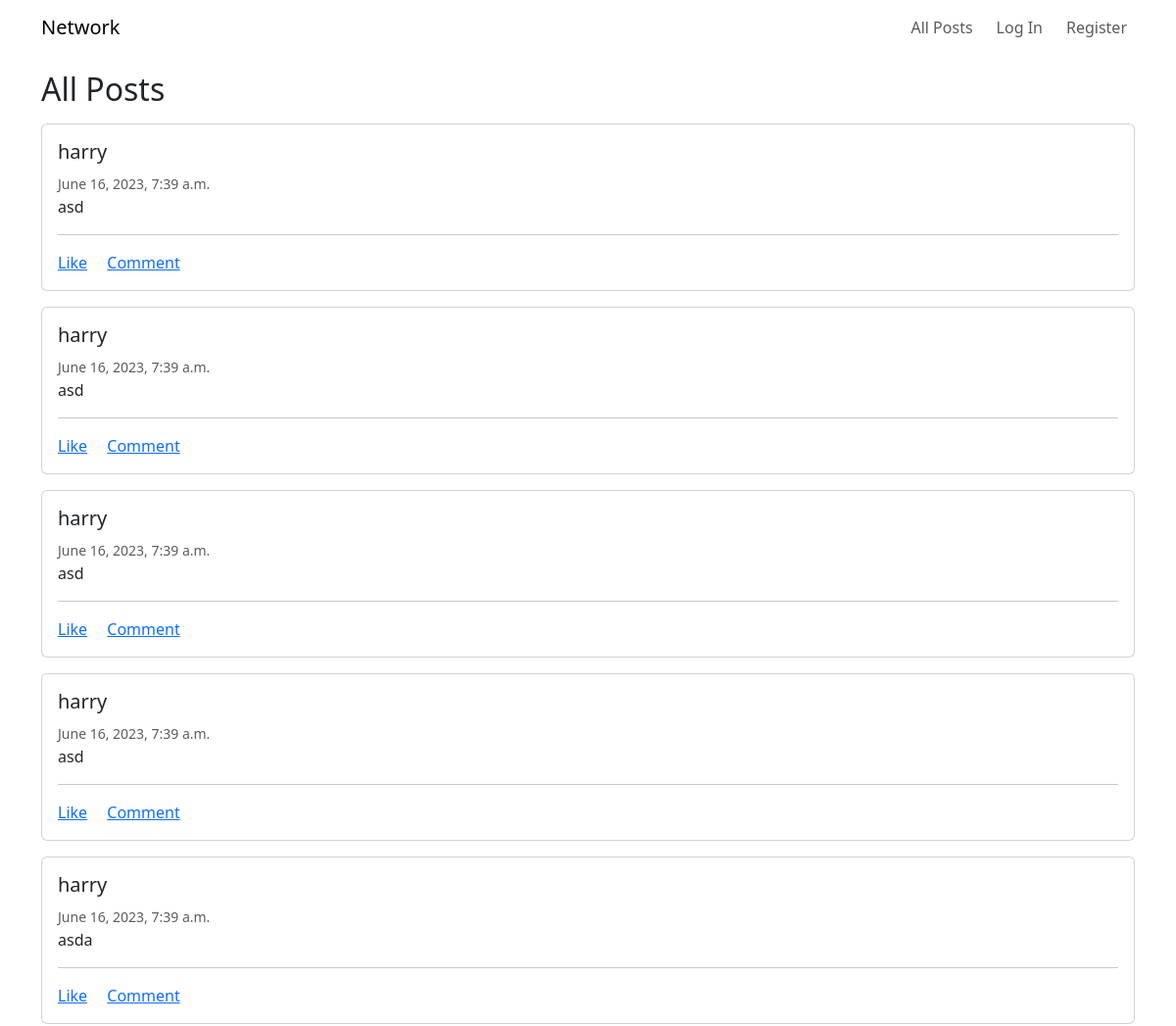
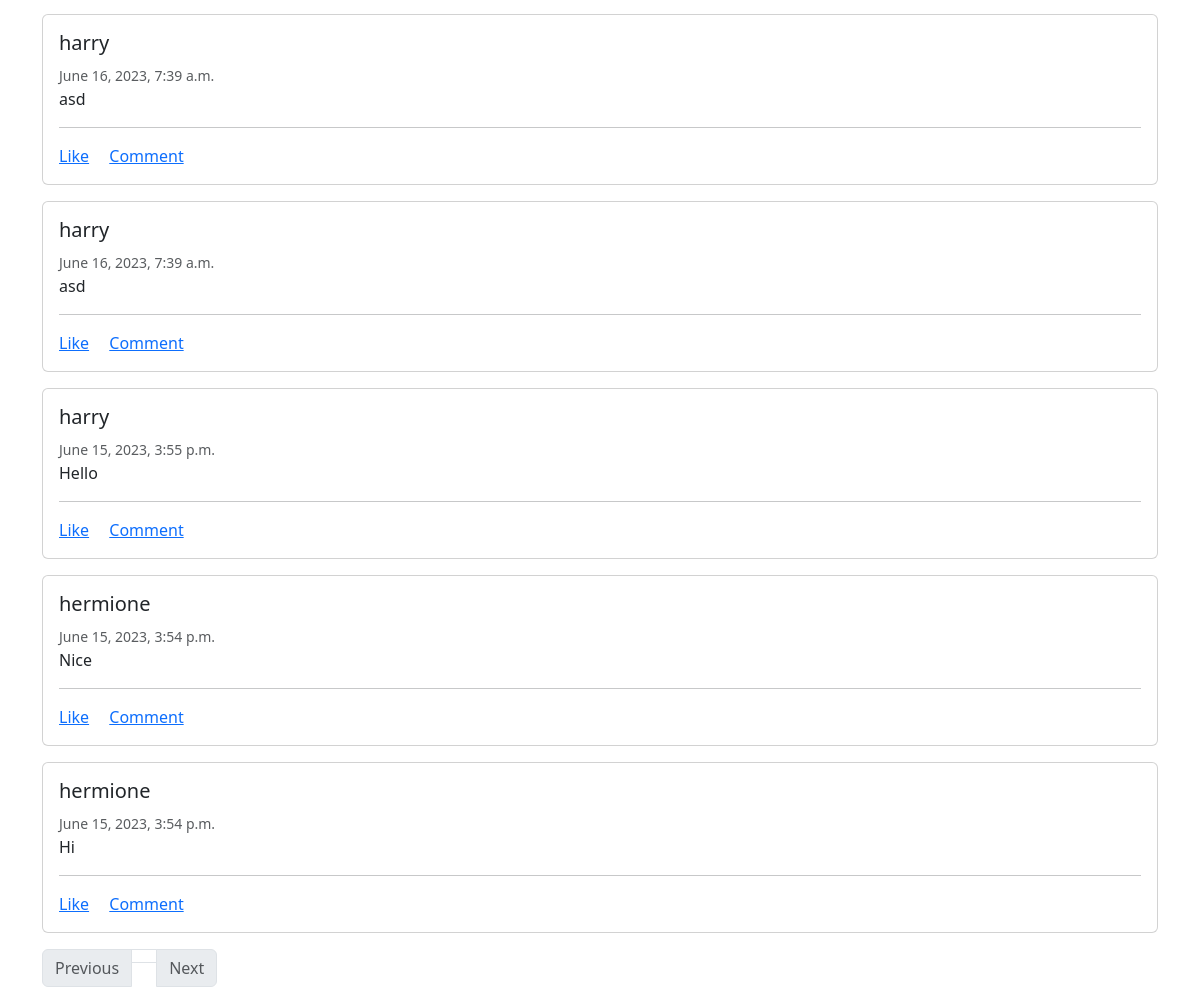
Before: / with the older database file (2 pictures, top to bottom).
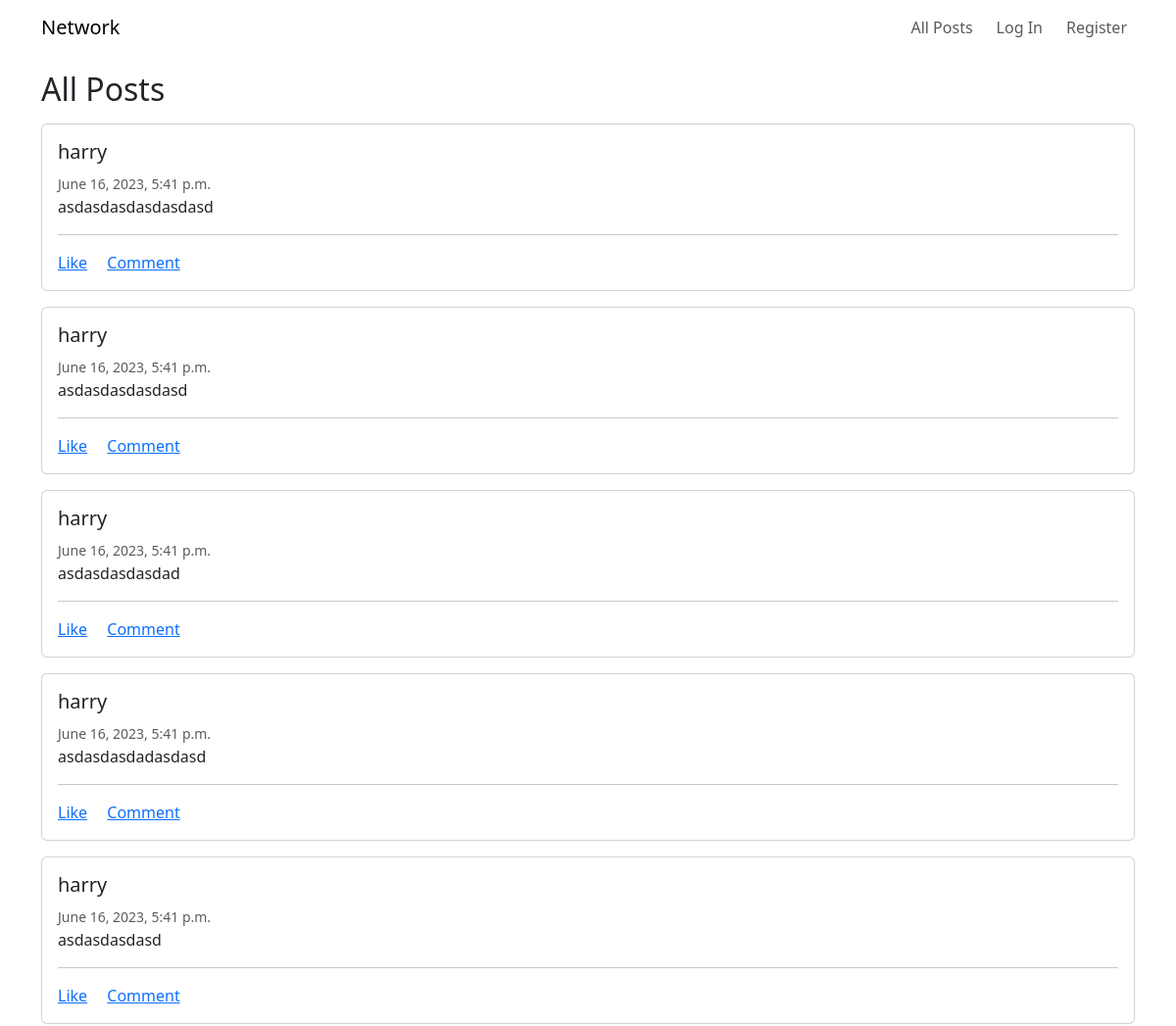
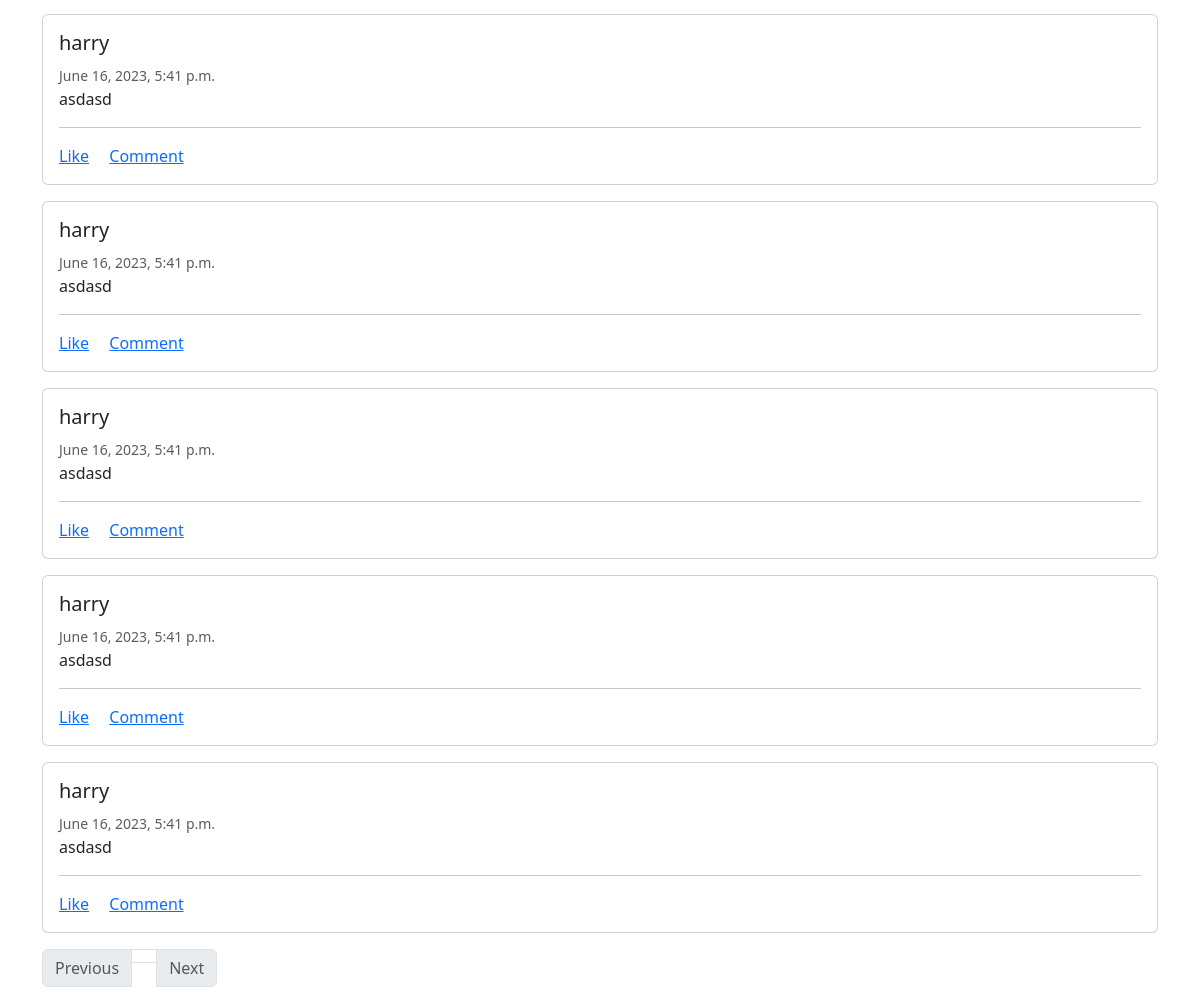
After: the same page with the newer database file (2 pictures, top to bottom).
### network/models.py (models this page shows, shortened)
class Post(models.Model):
    content = models.CharField(max_length=1200, null=False, blank=False)
    posted_on = models.DateTimeField(auto_now_add=True)
    posted_by = models.ForeignKey(User, on_delete=models.CASCADE, related_name="posts")
    likes = models.ManyToManyField(User, blank=True, related_name="liked_posts")

class User(AbstractUser):
    def serialize(self):
        posts = self.posts.order_by("-posted_on").all()
        return {
            "username": self.username,
            "email": self.email,
            "followers": self.followers.count(),
            "followings": self.followings.count(),
            "posts": [post.serialize() for post in posts]
        }

### network/views.py (the view)
# urls.py: path("", views.index, name="index"),
def index(request):
    posts = Post.objects.all()
    posts = posts.order_by("-posted_on")
    paginator = Paginator(posts, 10)
    page_num = request.GET.get("page")
    posts = paginator.get_page(page_num if page_num else 1)
    return render(request, "network/index.html", {
        "posts": posts
    })

### network/templates/network/index.html (shortened to what this page needs)
{% extends "network/layout.html" %}
{% block body %}
    <h2>All Posts</h2>
    {% for post in posts %}
        <div class="card w-100 my-3">
            <div class="card-body">
                <h5 class="card-title">{{ post.posted_by }}</h5>
                <small class="card-subtitle mb-2 text-body-secondary">{{ post.posted_on }}</small>
                <p class="card-text">{{ post.content }}</p>
                <hr>
                <a href="#" class="card-link">Like</a>
                <a href="#" class="card-link">Comment</a>
            </div>
        </div>
    {% empty %}
        <h3>No posts yet.</h3>
    {% endfor %}
    <ul class="pagination">
        <li class="page-item"><a href="#" id="prev-page-btn" class="page-link disabled">Previous</a></li>
        <li class="page-item"><a href="#" id="current-page" class="page-link"></a></li>
        <li class="page-item"><a href="#" id="next-page-btn" class="page-link disabled">Next</a></li>
    </ul>
{% endblock %}

Changed rows visible on the page:
no longer on this page (row unchanged): Post: posted_by "harry", posted_on "June 16, 2023, 7:39 a.m.", content "asd"
no longer on this page (row unchanged): Post: posted_by "harry", posted_on "June 16, 2023, 7:39 a.m.", content "asd"
no longer on this page (row unchanged): Post: posted_by "harry", posted_on "June 16, 2023, 7:39 a.m.", content "asd"
no longer on this page (row unchanged): Post: posted_by "harry", posted_on "June 16, 2023, 7:39 a.m.", content "asd"
no longer on this page (row unchanged): Post: posted_by "harry", posted_on "June 16, 2023, 7:39 a.m.", content "asda"
no longer on this page (row unchanged): Post: posted_by "harry", posted_on "June 16, 2023, 7:39 a.m.", content "asd"
no longer on this page (row unchanged): Post: posted_by "harry", posted_on "June 16, 2023, 7:39 a.m.", content "asd"
no longer on this page (row unchanged): Post: posted_by "harry", posted_on "June 15, 2023, 3:55 p.m.", content "Hello"
no longer on this page (row unchanged): Post: posted_by "hermione", posted_on "June 15, 2023, 3:54 p.m.", content "Nice"
no longer on this page (row unchanged): Post: posted_by "hermione", posted_on "June 15, 2023, 3:54 p.m.", content "Hi"
added Post: posted_by "harry", posted_on "June 16, 2023, 5:41 p.m.", content "asdasdasdasdasdasd"
added Post: posted_by "harry", posted_on "June 16, 2023, 5:41 p.m.", content "asdasdasdasdasd"
added Post: posted_by "harry", posted_on "June 16, 2023, 5:41 p.m.", content "asdasdasdasdad"
added Post: posted_by "harry", posted_on "June 16, 2023, 5:41 p.m.", content "asdasdasdadasdasd"
added Post: posted_by "harry", posted_on "June 16, 2023, 5:41 p.m.", content "asdasdasdasd"
added Post: posted_by "harry", posted_on "June 16, 2023, 5:41 p.m.", content "asdasd"
added Post: posted_by "harry", posted_on "June 16, 2023, 5:41 p.m.", content "asdasd"
added Post: posted_by "harry", posted_on "June 16, 2023, 5:41 p.m.", content "asdasd"
added Post: posted_by "harry", posted_on "June 16, 2023, 5:41 p.m.", content "asdasd"
added Post: posted_by "harry", posted_on "June 16, 2023, 5:41 p.m.", content "asdasd"
